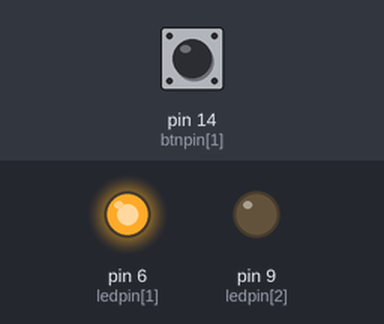
A sketch run on a simulated SparkFun Pro Micro, built with avr-gcc and run on an emulated ATmega32U4. Parts: output pins drawn as LEDs (lit = HIGH). The inputs (shaded band) are chosen by the test bench; at power-on: pin 14 (btnpin[1]) HIGH.

Above: at 0.4 s.
Timing chart, 0 to 1.9 s (numbered marks = the images above):
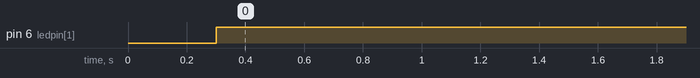

The sketch:

hardware_debug.ino
```cpp
/*
  v10 26 oct bjh
  control 2 lights with a bunch of momentary inputs going low
  allow for dimming via pwm analog output
  includes a low batt voltage light cutoff with a voltage-divider analog input

  Use an ardunio pro micro, or figure out pwm pins on other micros

  Use this button library https://github.com/blackketter/Switch
  Use this fade library https://github.com/septillion-git/FadeLed

  TODO:
  -allow dimmer settings scaled with duration of longPress, rather than just dim/bright [moderate]
  -determine if the built-in 500hz pwm is fast enough, otherwise use the 1kHZ pin3 [easy]
  -finalize i/o pin assignments [easy]

*/

#define DEBUG_PRINTLN(x) Serial.println(x)
#define DEBUG_PRINT(x) Serial.print(x)


//pin assignments
const int battMonitorPin = A0; // batt input / analog input
const byte btnpin[] = {0, 14, 19, 7, 15, 4}; //1-2 are for led1, 3-4 are led2, 5 is dome light
const byte ledpin[] = {0, 6, 9, 17}; //can only be 5,6,9,10 NOT 3 (cause pwm is 1khz instead of 500hz). ledpin[3] is the on chip RX led
const byte domepin = 4;

void setup() {

  Serial.begin(9600);

  pinMode(ledpin[1], OUTPUT);
  digitalWrite(ledpin[1], LOW); // double ensure off

  pinMode(ledpin[2], OUTPUT);
  digitalWrite(ledpin[2], LOW); //double ensure off

  pinMode(btnpin[1], INPUT_PULLUP);
  pinMode(btnpin[2], INPUT_PULLUP);
  pinMode(btnpin[3], INPUT_PULLUP);
  pinMode(btnpin[4], INPUT_PULLUP);
  pinMode(btnpin[5], INPUT);

  digitalWrite(ledpin[3], HIGH); // on-chip led
  delay(100);
  digitalWrite(ledpin[3], LOW); // on-chip led
  delay(100);
  digitalWrite(ledpin[3], HIGH); // on-chip led
  delay(100);
  digitalWrite(ledpin[3], LOW); // on-chip led

}

void loop() {

  if (digitalRead(btnpin[1])) {
    digitalWrite(ledpin[1], HIGH);
  }
  else if (digitalRead(btnpin[2])) {
    digitalWrite(ledpin[1], HIGH);
  }
  else if (digitalRead(btnpin[3])) {
    digitalWrite(ledpin[2], HIGH);
  }
  else if (digitalRead(btnpin[4])) {
    digitalWrite(ledpin[2], HIGH);
  }
  else {
    digitalWrite(ledpin[1], LOW);
    digitalWrite(ledpin[2], LOW);
  }


  // if (digitalRead(btnpin[5]) == HIGH ) {
  //   digitalWrite(ledpin[3], HIGH); // on-chip led
  //   DEBUG_PRINTLN("dome light high");
  // }
  // else {
  //   digitalWrite(ledpin[3], LOW); // on-chip led
  //   DEBUG_PRINTLN("dome light low");
  // }

}
```

Measured:
- by itself, pin 6 (ledpin[1]): LOW → HIGH at 0.30 s
